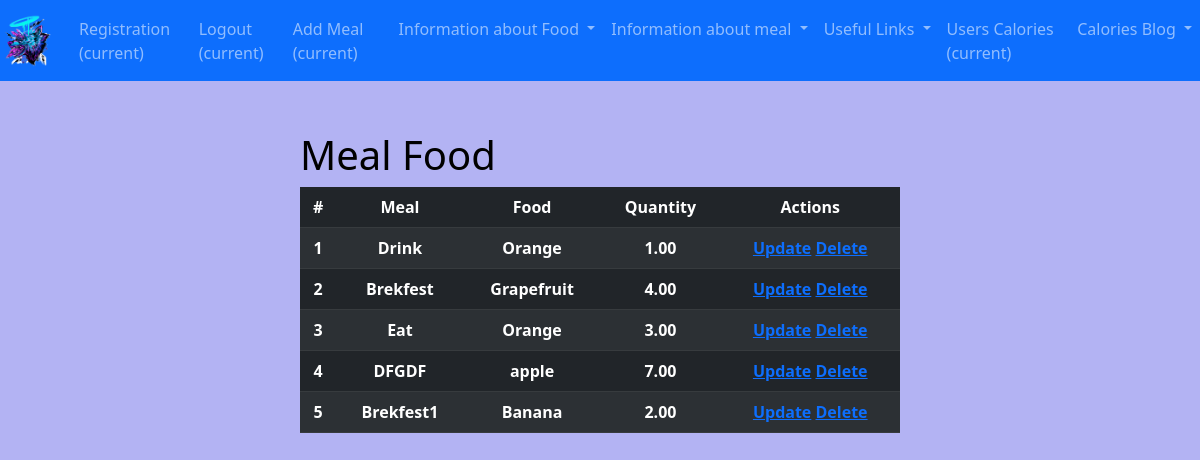
/meal_food/ (signed in), run on the app's committed database.
### calories_counter/models.py (models this page shows, shortened)
class MealFood(models.Model):
    meal = models.ForeignKey(Meal, on_delete=models.CASCADE)
    food = models.ForeignKey(Food, on_delete=models.CASCADE)
    quantity = models.DecimalField(max_digits=5, decimal_places=2, null=True, blank=True)

class Meal(models.Model):
    meal_name = models.CharField(max_length=255)
    foods = models.ManyToManyField(Food, through="MealFood")
    def __str__(self):
        return self.meal_name

class Food(models.Model):
    user = models.ForeignKey(settings.AUTH_USER_MODEL, on_delete=models.CASCADE)
    food_name = models.CharField(max_length=255)
    calories = models.FloatField()
    def __str__(self):
        return self.food_name

### calories_counter/views.py (the view)
# urls.py: path("meal_food/", views.MealFoodView.as_view(), name="meal_food"),
class MealFoodView(LoginRequiredMixin, View):
    def get(self, request):
        meal_foods = MealFood.objects.all()
        return render(request, "calories_counter/meal_food.html", {"meal_foods": meal_foods})

### calories_counter/templates/calories_counter/meal_food.html (shortened to what this page needs)
{% extends 'base.html' %}
{% load static %}
{% block css_files %}
  <link rel="stylesheet" href="{% static 'calories_counter/meal_food.css' %}">
{% endblock %}
{% block content %}
  <div id="user-food-meal">
    <h1>Meal Food</h1>
    <table class="table table-dark table-striped">
      <thead>
      <tr>
        <th>#</th>
        <th>Meal</th>
        <th>Food</th>
        <th>Quantity</th>
        <th>Actions</th>
      </tr>
      </thead>
      {% for meal_food in meal_foods %}
        <tr>
          <th>{{ forloop.counter }}</th>
          <th>{{ meal_food.meal }}</th>
          <th>{{ meal_food.food }}</th>
          <th>{{ meal_food.quantity }}</th>
          <th>
            <a href="{% url 'meal_food_update' meal_food.id %}">Update</a>
            <a href="{% url 'meal_food_delete' meal_food.id %}">Delete</a>
          </th>
        </tr>
      {% endfor %}
    </table>
  </div>
{% endblock %}

### static/styles.css (style rules this page uses)
h1 { color: black; }
body { background-color: #b3b3f3; }

### calories_counter/static/calories_counter/meal_food.css (style rules this page uses)
#user-food-meal { display: flex; justify-content: center; flex-direction: column; padding-top: 50px; width: 50%; margin: 0 auto; }
tr, th { text-align: center; }

### data on the page
MealFood: meal "Drink", food "Orange", quantity "1.00"
MealFood: meal "Brekfest", food "Grapefruit", quantity "4.00"
MealFood: meal "Eat", food "Orange", quantity "3.00"
MealFood: meal "DFGDF", food "apple", quantity "7.00"
MealFood: meal "Brekfest1", food "Banana", quantity "2.00"
